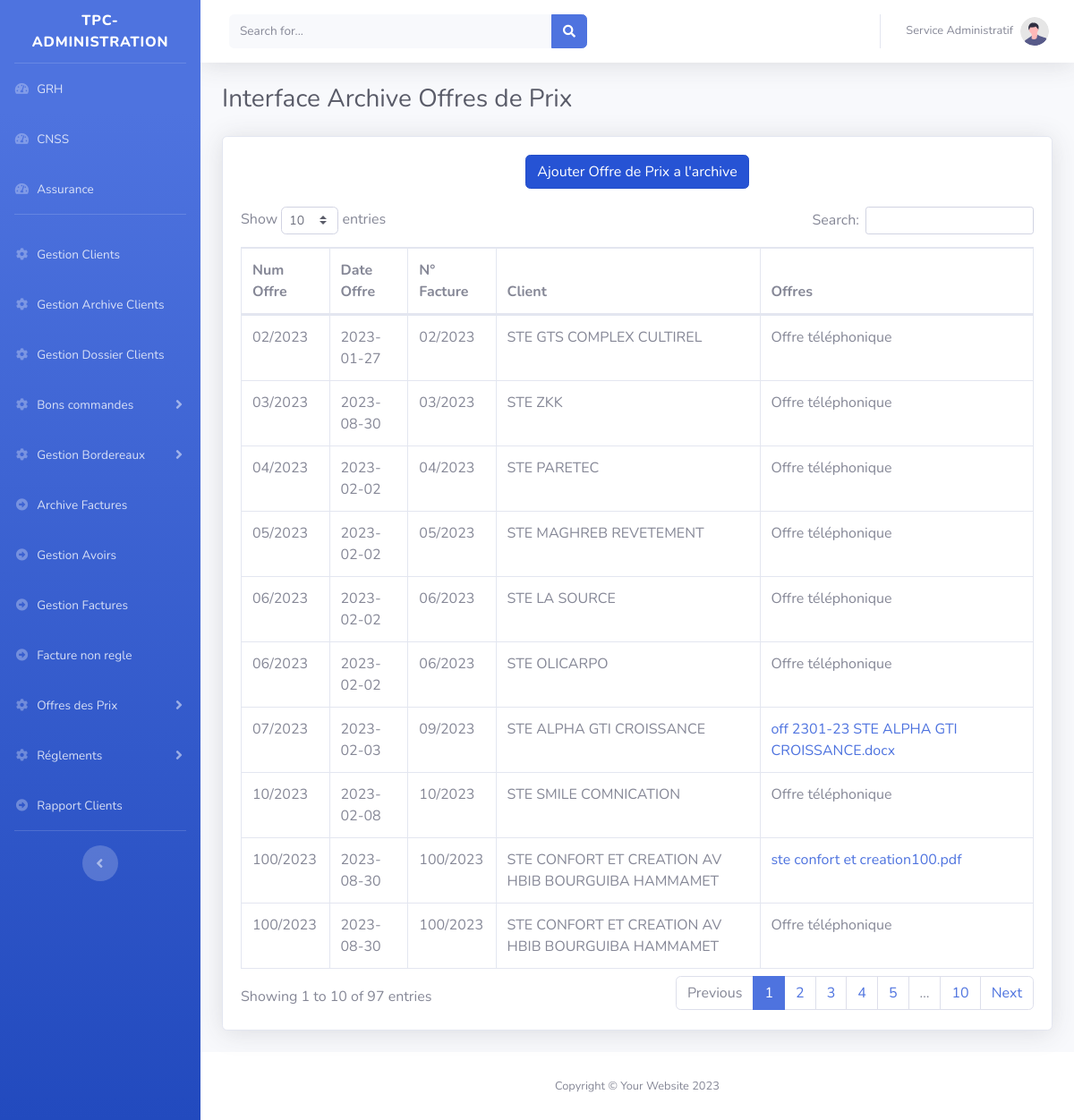
The page /tpc/main.php?Offres_Prix&Archive on the database its author committed.
### tables this page shows
CREATE TABLE `archiveoffre` (
  `id` int(11) NOT NULL,
  `num_offre` varchar(10) DEFAULT NULL,
  `factureArchive` varchar(110) DEFAULT NULL,
  `client` int(11) DEFAULT NULL,
  `date` text DEFAULT NULL,
  `joindreOffre` varchar(250) NOT NULL
);

CREATE TABLE `archivefacture` (
  `id` int(11) NOT NULL,
  `num_fact` varchar(10) DEFAULT NULL,
  `client` int(11) DEFAULT NULL,
  `date` text DEFAULT NULL,
  `joindre` varchar(250) NOT NULL,
  `reglement` varchar(250) DEFAULT NULL,
  `typeReglement` varchar(250) DEFAULT NULL,
  `numcheque` varchar(250) DEFAULT NULL,
  `datecheque` varchar(250) DEFAULT NULL,
  `retenu` varchar(250) DEFAULT NULL,
  `Projets` text NOT NULL
);

CREATE TABLE `clients` (
  `id` int(11) NOT NULL,
  `type_client` varchar(200) DEFAULT NULL,
  `convention` varchar(100) DEFAULT NULL,
  `pieceConvention` varchar(250) DEFAULT NULL,
  `nom_client` varchar(200) DEFAULT NULL,
  `code_client` varchar(11) DEFAULT NULL,
  `adresse` text DEFAULT NULL,
  `matriculeFiscale` varchar(100) DEFAULT NULL,
  `exonoration` varchar(100) DEFAULT NULL,
  `pieceExonoration` varchar(200) DEFAULT NULL,
  `tel` varchar(200) DEFAULT NULL,
  `email` varchar(200) DEFAULT NULL,
  `numexonoration` varchar(250) DEFAULT NULL,
  `ValiditeExonoration` varchar(250) DEFAULT NULL
);

### tpc/class/connexion.db.php (called while the page is built)
<?php
function connexion(): PDO {
    $host = getenv('DB_HOST') ?: '127.0.0.1';
    $port = getenv('DB_PORT') ?: 3306;
    $db   = getenv('DB_NAME') ?: 'tpc';
    $user = getenv('DB_USER') ?: 'root';
    $pass = getenv('DB_PASSWORD') !== false ? getenv('DB_PASSWORD') : '';
    $dsn = "mysql:host=$host;port=$port;dbname=$db;charset=utf8mb4";
    $opts = [
        PDO::ATTR_ERRMODE            => PDO::ERRMODE_EXCEPTION,
        PDO::ATTR_DEFAULT_FETCH_MODE => PDO::FETCH_ASSOC,
        PDO::ATTR_EMULATE_PREPARES   => false,
    ];
    return new PDO($dsn, $user, $pass, $opts);
}

### tpc/class/OffresPrix.class.php (called while the page is built, shortened)
<?php
include_once 'connexion.db.php';
class OffresPrix{
	private $cnx;
	public function __construct(){$this->cnx=connexion();}
  public function getOffres_PrixArchive(){
		 $sql="SELECT * FROM archiveoffre as OfA,clients as clt,archivefacture as FA where OfA.client=clt.id and OfA.factureArchive =FA.num_fact ";
		$req=$this->cnx->query($sql);
		$resultat=$req->fetchAll();
		return $resultat;
	}
}
$offre=new OffresPrix();

### tpc/pages/OffresPrix/Archive/AfficherArchive.php (the view)
<?php
include 'class/OffresPrix.class.php';
$OffresArchive=$offre->getOffres_PrixArchive();
 ?>
                    <div class="card shadow mb-4">
                       <div style="width:100%;text-align:center;margin-bottom:20px" class="col-12">
                            <a href="?Offres_Prix&Archive&Add" class="btn btn-primary active " style="position:relative; top:20px;">Ajouter Offre de Prix a l'archive </a>
							</div>
                        <div class="card-body">
                            <div class="table-responsive">
                                <table class="table table-bordered" id="dataTable" width="100%" cellspacing="0">
                                    <thead>
                                        <tr>
											<th >Num Offre</th>
											<th >Date Offre</th>
											<th >N° Facture</th>
											<th >Client</th>
											<th >Offres</th>
                                        </tr>
                                    </thead>
                                    <tbody>
									<?php if(!empty($OffresArchive)){
										foreach($OffresArchive as $key){?>
											 <tr>
											  <td><?=$key['num_offre']?></td>
											  <td><?=$key['date']?></td>
												<td>
												<?=$key['num_fact']?>
												</td>
												<td><?=$key['nom_client']?></td>
												   <td>
												   <?php
												   if($key['joindreOffre']!='Offre téléphonique'){
												   $offres=explode(',',$key['joindreOffre']);
												   for($i=0;$i<count($offres);$i++){?>
												   <a href="pages/OffresPrix/Archive/Document_OffresArchive/<?=$offres[$i]?>"><?=$offres[$i]?></a><br>
												   <?php } } else { echo $key['joindreOffre'];} ?>
												   </td>
											 </tr>
									<?php }}?>
									 </tbody>
                                </table>
                            </div>
                        </div>
                    </div>

### rows shown on the page
archiveoffre: num_offre "02/2023", archivefacture.date "2023-01-27", archivefacture.num_fact "02/2023", client.nom_client "STE GTS COMPLEX CULTIREL", joindreOffre "Offre téléphonique"
archiveoffre: num_offre "03/2023", archivefacture.date "2023-08-30", archivefacture.num_fact "03/2023", client.nom_client "STE ZKK", joindreOffre "Offre téléphonique"
archiveoffre: num_offre "04/2023", archivefacture.date "2023-02-02", archivefacture.num_fact "04/2023", client.nom_client "STE PARETEC", joindreOffre "Offre téléphonique"
archiveoffre: num_offre "05/2023", archivefacture.date "2023-02-02", archivefacture.num_fact "05/2023", client.nom_client "STE MAGHREB REVETEMENT", joindreOffre "Offre téléphonique"
archiveoffre: num_offre "06/2023", archivefacture.date "2023-02-02", archivefacture.num_fact "06/2023", client.nom_client "STE LA SOURCE", joindreOffre "Offre téléphonique"
archiveoffre: num_offre "07/2023", archivefacture.date "2023-02-03", archivefacture.num_fact "09/2023", client.nom_client "STE ALPHA GTI CROISSANCE", joindreOffre "off 2301-23 STE ALPHA GTI CROISSANCE.docx"
archiveoffre: num_offre "06/2023", archivefacture.date "2023-02-02", archivefacture.num_fact "06/2023", client.nom_client "STE OLICARPO", joindreOffre "Offre téléphonique"
archiveoffre: num_offre "10/2023", archivefacture.date "2023-02-08", archivefacture.num_fact "10/2023", client.nom_client "STE SMILE COMNICATION", joindreOffre "Offre téléphonique"
archiveoffre: num_offre "100/2023", archivefacture.date "2023-08-30", archivefacture.num_fact "100/2023", client.nom_client "STE CONFORT ET CREATION AV HBIB BOURGUIBA HAMMAMET", joindreOffre "ste confort et creation100.pdf"
archiveoffre: num_offre "100/2023", archivefacture.date "2023-08-30", archivefacture.num_fact "100/2023", client.nom_client "STE CONFORT ET CREATION AV HBIB BOURGUIBA HAMMAMET", joindreOffre "Offre téléphonique"
